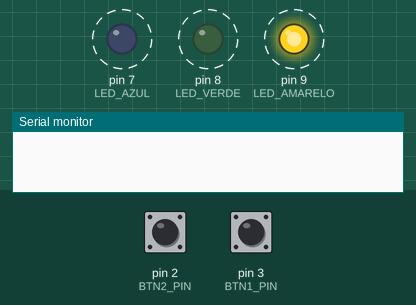
Recording of a program running on a simulated Arduino Uno, built with avr-gcc and run on an emulated ATmega328P. Parts: output pins drawn as LEDs (lit = HIGH), the last lines printed to the serial monitor. Dashed ring = blinking. Inputs (shaded band) come from the test bench; at power-on: pin 3 (BTN1_PIN) HIGH, pin 2 (BTN2_PIN) HIGH.

Above: at 1.08 s.
1.3 s: pin 3 (BTN1_PIN) pulled LOW for 0.15 s
At 4.3 s:
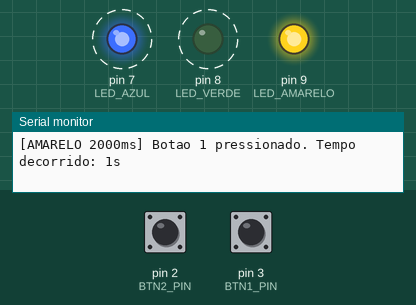
4.4 s: pin 2 (BTN2_PIN) pulled LOW for 0.15 s
At 6.5 s:
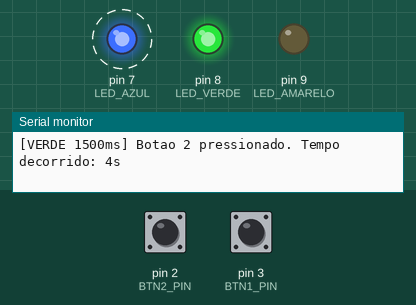
At 12.3 s:
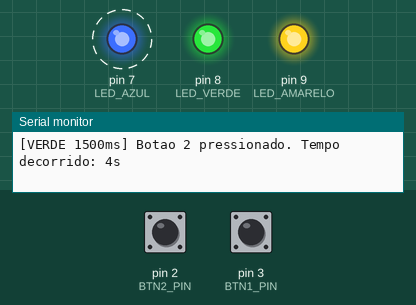
Timing chart, 0 to 13.4 s (numbered marks = the images above; inputs shaded):
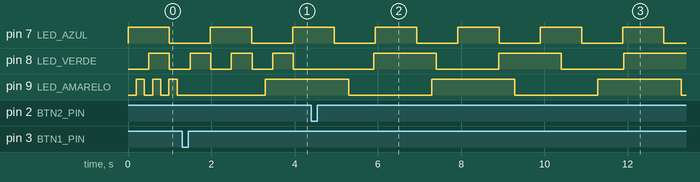

The program:

main.cpp
```cpp
#include <Arduino.h>
#include <Arduino_FreeRTOS.h>
#include <queue.h>


#define LED_AMARELO  9
#define LED_VERDE    8
#define LED_AZUL     7
#define BTN1_PIN     3
#define BTN2_PIN     2
#define AMARELO_T1 200
#define AMARELO_T2 2000
#define VERDE_T1   500
#define VERDE_T2   1500
#define AZUL_T     1000
#define DEBOUNCE_MS 150

TaskHandle_t tVerde, tAzul, tAmarelo;
QueueHandle_t queueBtn1;
QueueHandle_t queueBtn2;

typedef struct {
    unsigned long timestamp;
} ButtonEvent;

volatile unsigned long lastPressBTN1 = 0;
volatile unsigned long lastPressBTN2 = 0;

void isrBtn1() {
    unsigned long now = millis();
    if (now - lastPressBTN1 < DEBOUNCE_MS) return;
    lastPressBTN1 = now;

    ButtonEvent e = {now};
    xQueueSendFromISR(queueBtn1, &e, NULL);
}

void isrBtn2() {
    unsigned long now = millis();
    if (now - lastPressBTN2 < DEBOUNCE_MS) return;
    lastPressBTN2 = now;

    ButtonEvent e = {now};
    xQueueSendFromISR(queueBtn2, &e, NULL);
}


void vReceiverTaskLED_Amarelo(void *pv) {
    pinMode(LED_AMARELO, OUTPUT);
    TickType_t intervaloTicks = pdMS_TO_TICKS(AMARELO_T1);
    unsigned long lastTimePressed = 0;
    ButtonEvent evt;
    bool ledState = false;

    for (;;) {
        if (xQueueReceive(queueBtn1, &evt, intervaloTicks) == pdPASS) {
            unsigned long delta = (evt.timestamp - lastTimePressed) / 1000;
            lastTimePressed = evt.timestamp;
            Serial.print("[AMARELO ");
            if (intervaloTicks == pdMS_TO_TICKS(AMARELO_T1)) {
                intervaloTicks = pdMS_TO_TICKS(AMARELO_T2);
                Serial.print(AMARELO_T2);
            } else {
                intervaloTicks = pdMS_TO_TICKS(AMARELO_T1);
                Serial.print(AMARELO_T1);
            }
            Serial.print("ms] Botao 1 pressionado. Tempo decorrido: ");
            Serial.print(delta);
            Serial.println("s");
        } else {
            ledState = !ledState;
            digitalWrite(LED_AMARELO, ledState ? HIGH : LOW);
        }
    }
}

void vReceiverTaskLED_Verde(void *pv) {
    pinMode(LED_VERDE, OUTPUT);
    TickType_t intervaloTicks = pdMS_TO_TICKS(VERDE_T1);
    unsigned long lastTimePressed = 0;
    ButtonEvent evt;
    bool ledState = false;

    for (;;) {
        if (xQueueReceive(queueBtn2, &evt, intervaloTicks) == pdPASS) {
            unsigned long delta = (evt.timestamp - lastTimePressed) / 1000;
            lastTimePressed = evt.timestamp;
            Serial.print("[VERDE ");
            if (intervaloTicks == pdMS_TO_TICKS(VERDE_T1)) {
                intervaloTicks = pdMS_TO_TICKS(VERDE_T2);
                Serial.print(VERDE_T2);
            } else {
                intervaloTicks = pdMS_TO_TICKS(VERDE_T1);
                Serial.print(VERDE_T1);
            }
            Serial.print("ms] Botao 2 pressionado. Tempo decorrido: ");
            Serial.print(delta);
            Serial.println("s");
        } else {
            ledState = !ledState;
            digitalWrite(LED_VERDE, ledState ? HIGH : LOW);
        }
    }
}

void vReceiverTaskLED_Azul(void *pv) {
    pinMode(LED_AZUL, OUTPUT);
    const TickType_t xDelay = pdMS_TO_TICKS(AZUL_T);

    for (;;) {
        digitalWrite(LED_AZUL, HIGH);
        vTaskDelay(xDelay);
        digitalWrite(LED_AZUL, LOW);
        vTaskDelay(xDelay);
    }
}

void setup() {
    Serial.begin(9600);

    pinMode(BTN1_PIN, INPUT_PULLUP);
    pinMode(BTN2_PIN, INPUT_PULLUP);


    queueBtn1 = xQueueCreate(5, sizeof(ButtonEvent));
    queueBtn2 = xQueueCreate(5, sizeof(ButtonEvent));

    attachInterrupt(digitalPinToInterrupt(BTN1_PIN), isrBtn1, FALLING);
    attachInterrupt(digitalPinToInterrupt(BTN2_PIN), isrBtn2, FALLING);

    xTaskCreate(vReceiverTaskLED_Amarelo, "LED Amarelo", 128, NULL, 1, &tAmarelo);
    xTaskCreate(vReceiverTaskLED_Verde,   "LED Verde",   128, NULL, 1, &tVerde);
    xTaskCreate(vReceiverTaskLED_Azul,    "LED Azul",    128, NULL, 1, &tAzul);
}

void loop() {
}
```

Measured:
- after the input at 4.4 s, pin 8 (LED_VERDE): alternates HIGH for 1.5 s and LOW for 1.5 s, starting after 1.5 s
- by itself, pin 7 (LED_AZUL): alternates HIGH for 0.99 s and LOW for 0.99 s
- by itself, pin 8 (LED_VERDE): alternates HIGH for 0.50 s and LOW for 0.50 s
- by itself, pin 9 (LED_AMARELO): alternates HIGH for 2.0 s and LOW for 2.0 s
